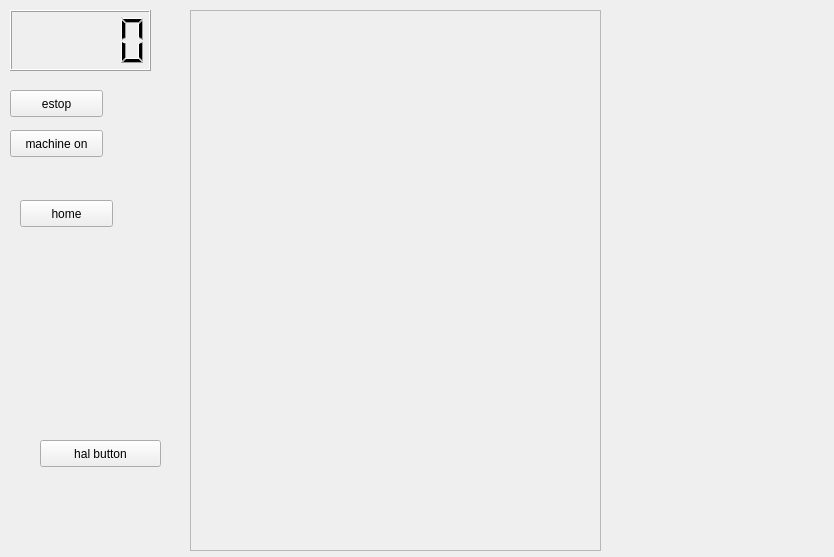
<?xml version="1.0" encoding="UTF-8"?>
<ui version="4.0">
 <class>Form</class>
 <widget class="QWidget" name="Form">
  <property name="geometry">
   <rect>
    <x>0</x>
    <y>0</y>
    <width>834</width>
    <height>557</height>
   </rect>
  </property>
  <property name="windowTitle">
   <string>Form</string>
  </property>
  <widget class="QFrame" name="frame">
   <property name="geometry">
    <rect>
     <x>190</x>
     <y>10</y>
     <width>411</width>
     <height>541</height>
    </rect>
   </property>
   <property name="frameShape">
    <enum>QFrame::StyledPanel</enum>
   </property>
   <property name="frameShadow">
    <enum>QFrame::Raised</enum>
   </property>
   <widget class="Graphics" name="graphics">
    <property name="geometry">
     <rect>
      <x>40</x>
      <y>60</y>
      <width>371</width>
      <height>391</height>
     </rect>
    </property>
    <property name="view" stdset="0">
     <string>p</string>
    </property>
   </widget>
  </widget>
  <widget class="Lcnc_PushButton" name="lncpushbutton">
   <property name="geometry">
    <rect>
     <x>40</x>
     <y>440</y>
     <width>121</width>
     <height>27</height>
    </rect>
   </property>
   <property name="text">
    <string>hal button</string>
   </property>
  </widget>
  <widget class="Lcnc_LCDNumber" name="lnclcdnumber">
   <property name="geometry">
    <rect>
     <x>10</x>
     <y>10</y>
     <width>141</width>
     <height>61</height>
    </rect>
   </property>
  </widget>
  <widget class="QPushButton" name="button_estop">
   <property name="geometry">
    <rect>
     <x>10</x>
     <y>90</y>
     <width>93</width>
     <height>27</height>
    </rect>
   </property>
   <property name="text">
    <string>estop</string>
   </property>
   <property name="checkable">
    <bool>true</bool>
   </property>
  </widget>
  <widget class="QPushButton" name="button_machineon">
   <property name="geometry">
    <rect>
     <x>10</x>
     <y>130</y>
     <width>93</width>
     <height>27</height>
    </rect>
   </property>
   <property name="text">
    <string>machine on</string>
   </property>
   <property name="checkable">
    <bool>true</bool>
   </property>
  </widget>
  <widget class="QPushButton" name="button_home">
   <property name="geometry">
    <rect>
     <x>20</x>
     <y>200</y>
     <width>93</width>
     <height>27</height>
    </rect>
   </property>
   <property name="text">
    <string>home</string>
   </property>
  </widget>
 </widget>
 <customwidgets>
  <customwidget>
   <class>Graphics</class>
   <extends>QWidget</extends>
   <header>qtvcp_widgets.graphics</header>
  </customwidget>
  <customwidget>
   <class>Lcnc_LCDNumber</class>
   <extends>QLCDNumber</extends>
   <header>qtvcp_widgets.simple_widgets</header>
  </customwidget>
  <customwidget>
   <class>Lcnc_PushButton</class>
   <extends>QPushButton</extends>
   <header>qtvcp_widgets.simple_widgets</header>
  </customwidget>
 </customwidgets>
 <resources/>
 <connections>
  <connection>
   <sender>lncpushbutton</sender>
   <signal>clicked()</signal>
   <receiver>Form</receiver>
   <slot>halbuttonclicked()</slot>
   <hints>
    <hint type="sourcelabel">
     <x>112</x>
     <y>451</y>
    </hint>
    <hint type="destinationlabel">
     <x>112</x>
     <y>387</y>
    </hint>
   </hints>
  </connection>
  <connection>
   <sender>button_estop</sender>
   <signal>clicked(bool)</signal>
   <receiver>Form</receiver>
   <slot>estop_toggled()</slot>
   <hints>
    <hint type="sourcelabel">
     <x>84</x>
     <y>107</y>
    </hint>
    <hint type="destinationlabel">
     <x>133</x>
     <y>109</y>
    </hint>
   </hints>
  </connection>
  <connection>
   <sender>button_machineon</sender>
   <signal>clicked(bool)</signal>
   <receiver>Form</receiver>
   <slot>machineon_toggled()</slot>
   <hints>
    <hint type="sourcelabel">
     <x>57</x>
     <y>143</y>
    </hint>
    <hint type="destinationlabel">
     <x>152</x>
     <y>170</y>
    </hint>
   </hints>
  </connection>
  <connection>
   <sender>button_home</sender>
   <signal>clicked()</signal>
   <receiver>Form</receiver>
   <slot>home_clicked()</slot>
   <hints>
    <hint type="sourcelabel">
     <x>87</x>
     <y>214</y>
    </hint>
    <hint type="destinationlabel">
     <x>145</x>
     <y>229</y>
    </hint>
   </hints>
  </connection>
 </connections>
 <slots>
  <slot>halbuttonclicked()</slot>
  <slot>estop_toggled()</slot>
  <slot>machineon_toggled()</slot>
  <slot>home_clicked()</slot>
 </slots>
</ui>
